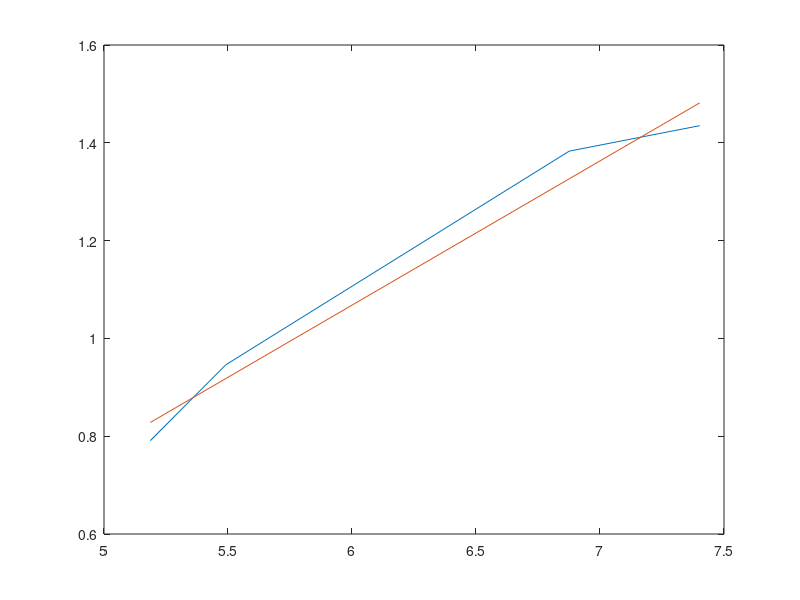

The MATLAB script that drew this image:
x = [7.402 6.876 5.491 5.187];
y = [1.435 1.383 0.946 0.791];
plot(x, y);
xlabel = ('Frequency');
ylabel = ('Mean stopping voltage');
title = ('Mean stopping voltage vs. Frequency');

hold on
y2 = (0.295*x) - 0.702;
plot(x, y2);
hold off